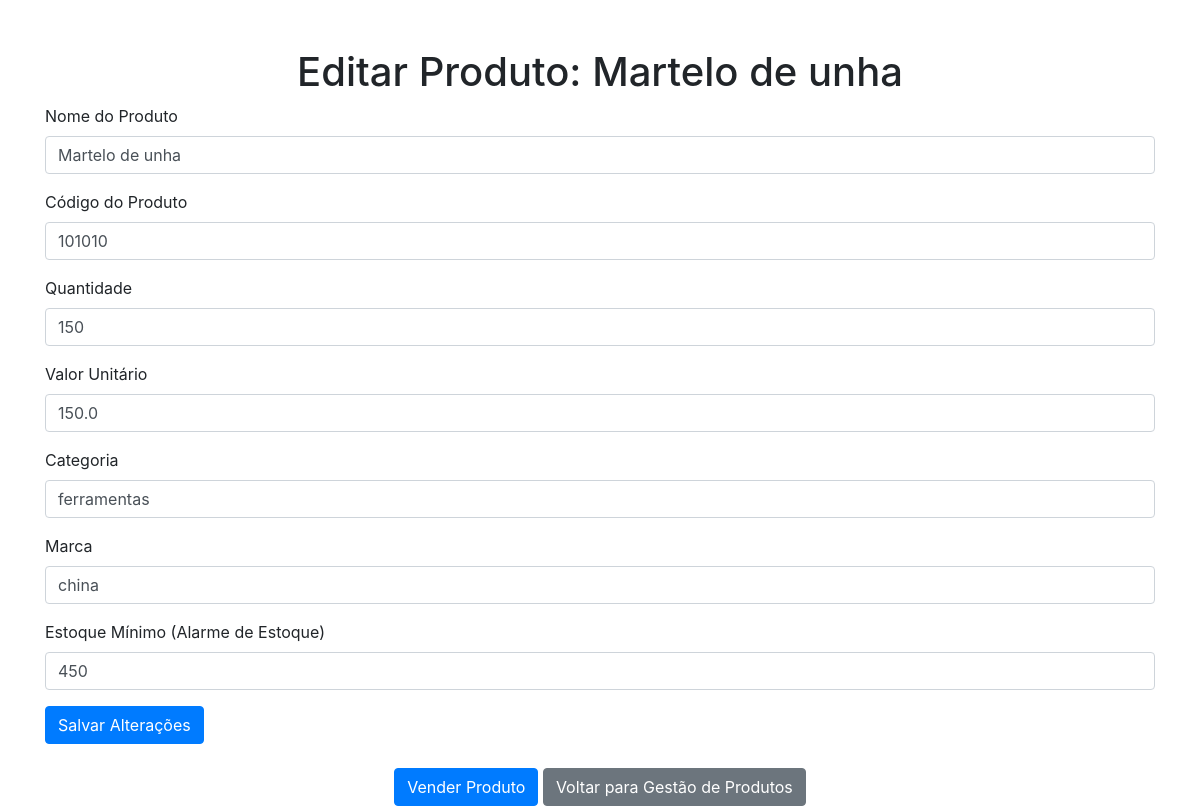
Page /editar_produto/2 (signed in) on the committed database.
### app.py (models this page shows)
class Produto(db.Model):
    id = db.Column(db.Integer, primary_key=True)
    nome = db.Column(db.String(80), nullable=False)
    codigo = db.Column(db.String(20), unique=True, nullable=False)
    descricao = db.Column(db.String(120))
    quantidade = db.Column(db.Integer, nullable=False, default=0)
    valor_unitario = db.Column(db.Float, nullable=False)
    desconto = db.Column(db.Float, nullable=True, default=0.0)  # Desconto em porcentagem
    estoque_minimo = db.Column(db.Integer, nullable=False, default=0)
    categoria = db.Column(db.String(50))
    marca = db.Column(db.String(50))

### app.py (the view, shortened to what this page needs)
@app.route('/editar_produto/<int:id>', methods=['GET', 'POST'])
@login_required
def editar_produto(id):
    produto = Produto.query.get_or_404(id)
    return render_template('editar_produto.html', produto=produto)

### app.py (called while the page is built)
def login_required(f):
    @wraps(f)
    def decorated_function(*args, **kwargs):
        if 'user_id' not in session:
            flash('Você precisa estar logado para acessar esta página.', 'warning')
            return redirect(url_for('login'))
        return f(*args, **kwargs)
    return decorated_function

### templates/editar_produto.html (shortened to what this page needs)
<!DOCTYPE html>
<html lang="pt-BR">
<head>
    <link href="https://stackpath.bootstrapcdn.com/bootstrap/4.5.2/css/bootstrap.min.css" rel="stylesheet">
</head>
<body>
    <div class="container mt-5">
        <h1 class="text-center">Editar Produto: {{ produto.nome }}</h1>
        <form method="POST" action="">
            <div class="form-group">
                <label for="novo_nome">Nome do Produto</label>
                <input type="text" class="form-control" id="novo_nome" name="nome" value="{{ produto.nome }}" required>
            </div>
            <div class="form-group">
                <label for="novo_codigo">Código do Produto</label>
                <input type="text" class="form-control" id="novo_codigo" name="codigo" value="{{ produto.codigo }}" required>
            </div>
            <div class="form-group">
                <label for="nova_quantidade">Quantidade</label>
                <input type="number" class="form-control" id="nova_quantidade" name="quantidade" value="{{ produto.quantidade }}" required>
            </div>
            <div class="form-group">
                <label for="novo_preco">Valor Unitário</label>
                <input type="text" class="form-control" id="novo_preco" name="valor_unitario" value="{{ produto.valor_unitario }}" required>
            </div>
            <div class="form-group">
                <label for="nova_categoria">Categoria</label>
                <input type="text" class="form-control" id="nova_categoria" name="categoria" value="{{ produto.categoria }}">
            </div>
            <div class="form-group">
                <label for="nova_marca">Marca</label>
                <input type="text" class="form-control" id="nova_marca" name="marca" value="{{ produto.marca }}">
            </div>
            <div class="form-group">
                <label for="estoque_minimo">Estoque Mínimo (Alarme de Estoque)</label>
                <input type="number" class="form-control" id="estoque_minimo" name="estoque_minimo" value="{{ produto.estoque_minimo }}" required>
            </div>
            <button type="submit" class="btn btn-primary">Salvar Alterações</button>
        </form>
        <div class="mt-4 text-center">
            <a href="{{ url_for('vender_produto') }}" class="btn btn-primary">Vender Produto</a>
            <a href="{{ url_for('produtos') }}" class="btn btn-secondary">Voltar para Gestão de Produtos</a>
        </div>
    </div>
</body>
</html>

### rows in the picture
Produto: nome "Martelo de unha", codigo "101010", quantidade "150", valor_unitario "150.0", categoria "ferramentas", marca "china", estoque_minimo "450"
